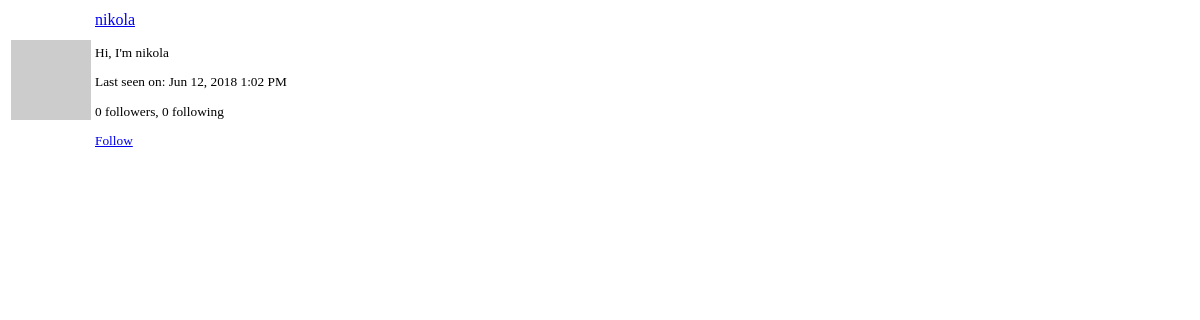
The app's page /user/nikola/popup (signed in), older data.
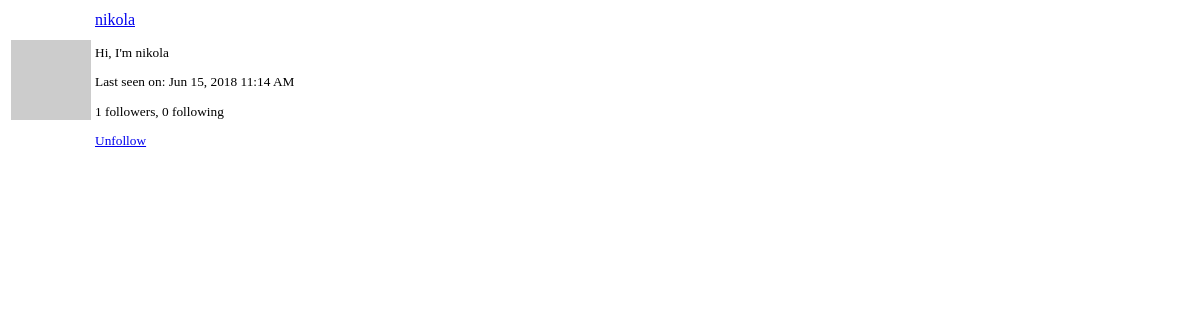
The same page, newer data.
### app1/models.py (models this page shows, shortened)
class User(UserMixin, db.Model):
    id = db.Column(db.Integer, primary_key=True)
    username = db.Column(db.String(64), index=True, unique=True)
    email = db.Column(db.String(120), index=True, unique=True)
    password_hash = db.Column(db.String(128))
    posts = db.relationship('Post', backref='author', lazy='dynamic')
    about_me = db.Column(db.String(140))
    last_seen = db.Column(db.DateTime, default=datetime.utcnow)
    follows = db.relationship(
        'User', secondary=followers,
        primaryjoin=(followers.c.follower_id == id),
        secondaryjoin=(followers.c.followed_id == id),
        backref=db.backref('followers', lazy='dynamic'), lazy='dynamic')
    messages_sent = db.relationship('Message', foreign_keys='Message.sender_id',
                                    backref='author', lazy='dynamic')
    messages_received = db.relationship('Message', foreign_keys='Message.recipient_id',
                                        backref='recipient', lazy='dynamic')
    last_message_read_time = db.Column(db.DateTime)
    notifications = db.relationship('Notification', backref='user',
                                    lazy='dynamic')
    def avatar(self, size):
        digest = md5(self.email.lower().encode('utf-8')).hexdigest()
        return 'https://www.gravatar.com/avatar/{}?d=identicon&s={}'.format(digest, size)
    def is_following(self, user):
        return self.follows.filter(followers.c.followed_id == user.id).count() > 0

### app1/main/routes.py (the view)
@bp.route('/user/<username>/popup', methods=['GET'])
@login_required
def user_popup(username):
    user = User.query.filter_by(username=username).first_or_404()
    return render_template('main/user_popup.html', user=user)

### app1/main/routes.py (called while the page is built)
@bp.before_app_request
def before_request():
    if current_user.is_authenticated:
        current_user.last_seen = datetime.utcnow()
        db.session.commit()
        g.search_form = SearchForm()
    g.locale = str(get_locale())

### app1/models.py (called while the page is built)
@login.user_loader
def load_user(id):
    return User.query.get(int(id))

    @classmethod
    def before_commit(cls, session):
        session._changes = {
            'add': [obj for obj in session.new if isinstance(obj, cls)],
            'update': [obj for obj in session.dirty if isinstance(obj, cls)],
            'delete': [obj for obj in session.deleted if isinstance(obj, cls)]
        }

    @classmethod
    def after_commit(cls, session):
        for obj in session._changes['add']:
            if isinstance(obj, SearchableMixin):
                add_to_index(obj.__tablename__, obj)
        for obj in session._changes['update']:
            if isinstance(obj, SearchableMixin):
                add_to_index(obj.__tablename__, obj)
        for obj in session._changes['delete']:
            if isinstance(obj, SearchableMixin):
                remove_from_index(obj.__tablename__, obj)
        session._changes = None

### app1/templates/main/user_popup.html
<table class="table">
    <tr>
        <td width="64" style="border: 0px;"><img src="{{ user.avatar(64) }}"></td>
        <td style="border: 0px;">
            <p>
                <a href="{{ url_for('main.user', username=user.username) }}">
                    {{ user.username }}
                </a>
            </p>
            <small>
                {% if user.about_me %}<p>{{ user.about_me }}</p>{% endif %}
                {% if user.last_seen %}
                <p>{{ _('Last seen on') }}:
                   {{ moment(user.last_seen).format('lll') }}</p>
                {% endif %}
                <p>{{ _('%(count)d followers', count=user.followers.count()) }},
                   {{ _('%(count)d following', count=user.follows.count()) }}</p>
                {% if user != current_user %}
                    {% if not current_user.is_following(user) %}
                    <a href="{{ url_for('main.follow', username=user.username) }}">
                        {{ _('Follow') }}
                    </a>
                    {% else %}
                    <a href="{{ url_for('main.unfollow', username=user.username) }}">
                        {{ _('Unfollow') }}
                    </a>
                    {% endif %}
                {% endif %}
            </small>
        </td>
    </tr>
</table>

Row changes from the older to the newer data that the page shows:
changed User "nikola": last_seen "Jun 12, 2018 1:02 PM" → "Jun 15, 2018 11:14 AM"
Text that changed along with them:
text no longer shown: "0 followers Follow"
text now shown: "1 followers Unfollow"
